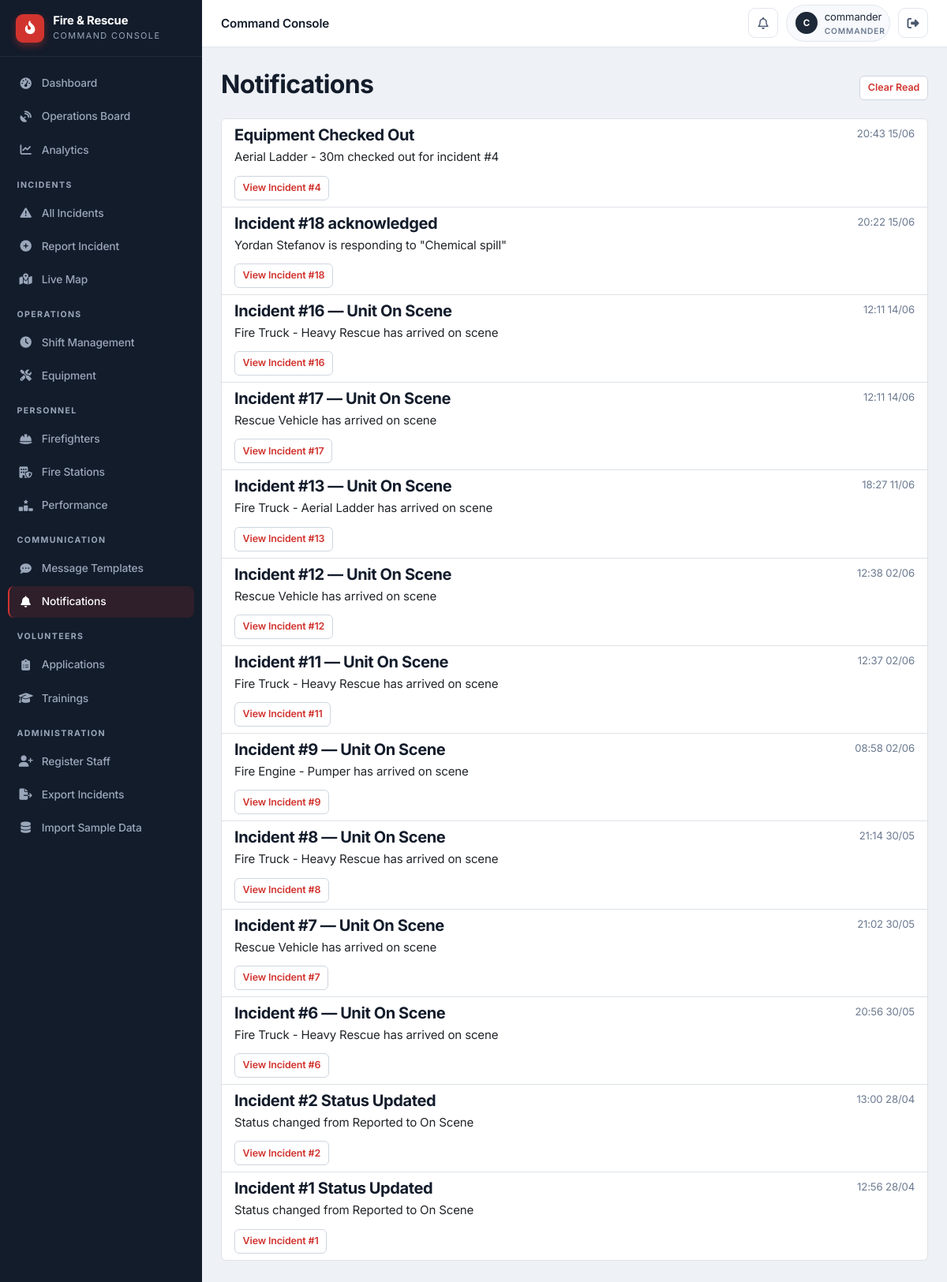
Screenshot of /staff/notifications (signed in) with the database file from the repository.
### app/models/notification.py (models this page shows, shortened)
class Notification(db.Model):
    id = db.Column(db.Integer, primary_key=True)
    user_id = db.Column(db.Integer, db.ForeignKey('user_model.id'), nullable=False)
    title = db.Column(db.String(100), nullable=False)
    message = db.Column(db.Text, nullable=False)
    incident_id = db.Column(db.Integer, db.ForeignKey('incident.id'), nullable=True)
    is_read = db.Column(db.Boolean, default=False)
    created_at = db.Column(db.DateTime, default=datetime.datetime.utcnow)
    user = db.relationship('UserModel', foreign_keys=[user_id])
    incident = db.relationship('Incident', foreign_keys=[incident_id])

### app/models/incident.py (models this page shows)
class Incident(db.Model):
    id = db.Column(db.Integer, primary_key=True)
    title = db.Column(db.String(100), nullable=False)
    location = db.Column(db.String(200), nullable=False)
    incident_type = db.Column(db.String(50), nullable=False)
    description = db.Column(db.Text)
    status = db.Column(db.String(20), default='Reported')
    reported_by = db.Column(db.Integer, db.ForeignKey('user_model.id'))
    reported_at = db.Column(db.DateTime, default=datetime.datetime.utcnow)
    assigned_vehicle_id = db.Column(db.Integer, db.ForeignKey('vehicle.id'), nullable=True)
    latitude = db.Column(db.Float, nullable=True)
    longitude = db.Column(db.Float, nullable=True)
    dispatched_at = db.Column(db.DateTime, nullable=True)
    on_scene_at = db.Column(db.DateTime, nullable=True)
    closed_at = db.Column(db.DateTime, nullable=True)
    last_updated = db.Column(db.DateTime, default=datetime.datetime.utcnow, onupdate=datetime.datetime.utcnow)
    updated_by = db.Column(db.Integer, db.ForeignKey('user_model.id'), nullable=True)
    is_major = db.Column(db.Boolean, default=False)
    parent_incident_id = db.Column(db.Integer, db.ForeignKey('incident.id'), nullable=True)
    assigned_vehicle = db.relationship('Vehicle', foreign_keys=[assigned_vehicle_id])
    reporter = db.relationship('UserModel', foreign_keys=[reported_by], backref='reported_incidents')
    updater = db.relationship('UserModel', foreign_keys=[updated_by], backref='updated_incidents')
    children = db.relationship('Incident', backref=db.backref('parent', remote_side=[id]),
                               foreign_keys=[parent_incident_id])
    wind_direction = db.Column(db.Integer, nullable=True)  # degrees (0-360)
    wind_speed = db.Column(db.Float, nullable=True)  # km/h
    hazardous_materials = db.Column(db.Text, nullable=True)  # identified dangerous substances
    action_plan = db.Column(db.Text, nullable=True)          # plan of action for this event

### app/routes/notifications.py (the view)
@notifications_bp.route('/staff/notifications')
@login_required
def view_notifications():
    notifications = Notification.query.filter_by(
        user_id=session.get('user_id')
    ).order_by(Notification.created_at.desc()).all()
    for n in notifications:
        n.is_read = True
    db.session.commit()
    return render_template('staff/notifications/list.html', notifications=notifications)

### app/utils.py (called while the page is built)
def login_required(f):
    @wraps(f)
    def decorated_function(*args, **kwargs):
        if not session.get('logged_in'):
            flash('Please login to access the staff portal.', 'warning')
            return redirect(url_for('auth.staff_login'))
        return f(*args, **kwargs)
    return decorated_function

### app/templates/staff/notifications/list.html
{% extends "staff/base.html" %}
{% block content %}
<div class="d-flex justify-content-between align-items-center mb-3"><h2>Notifications</h2><form method="POST" action="{{ url_for('notifications.clear_notifications') }}"><button type="submit" class="btn btn-outline-danger btn-sm">Clear Read</button></form></div>
{% if notifications %}<div class="list-group">{% for notification in notifications %}<div class="list-group-item list-group-item-action {% if not notification.is_read %}list-group-item-primary{% endif %}"><div class="d-flex w-100 justify-content-between"><h5 class="mb-1">{{ notification.title }}</h5><small class="text-muted">{{ notification.created_at.strftime('%H:%M %d/%m') }}</small></div><p class="mb-1">{{ notification.message }}</p>{% if notification.incident %}<a href="{{ url_for('incidents.detail', incident_id=notification.incident.id) }}" class="btn btn-sm btn-outline-primary mt-2">View Incident #{{ notification.incident.id }}</a>{% endif %}</div>{% endfor %}</div>{% else %}<div class="alert alert-info">No notifications yet.</div>{% endif %}
{% endblock %}

### app/static/css/theme.css (style rules this page uses)
:root { --bg: #eef1f5; --surface: #ffffff; --surface-2: #f7f9fc; --border: #e2e7ee; --border-strong: #cfd6e0; --ink: #131c2b; --ink-2: #1d2838; --ink-3: #2a3650; --ink-soft: #3a4860; --text: #1f2a3a; --text-2: #4a5870; --muted: #6b7a90; --on-dark: #e7ecf3; --on-dark-muted: #9aa7ba; --accent: #d1342f; --accent-dark: #ab2420; --accent-soft: #fdeceb; --success: #1f9d63; --success-soft: #e6f5ed; --warning: #d98a17; --warning-soft: #fbf1de; --info: #2b6cb0; --info-soft: #e6f0f9; --danger: #d1342f; --danger-soft: #fdeceb; --r-sm: 6px; --r: 10px; --r-lg: 14px; --shadow-xs: 0 1px 2px rgba(19, 28, 43, 0.06); --shadow-sm: 0 1px 3px rgba(19, 28, 43, 0.08), 0 1px 2px rgba(19, 28, 43, 0.04); --shadow-md: 0 4px 12px rgba(19, 28, 43, 0.08); --shadow-lg: 0 12px 28px rgba(19, 28, 43, 0.12); --sidebar-w: 256px; --topbar-h: 60px; --spacing-xs: 0.25rem; --spacing-sm: 0.5rem; --spacing-md: 1rem; --spacing-lg: 1.5rem; --spacing-xl: 2rem; --border-radius: var(--r); --border-radius-sm: var(--r-sm); --border-radius-lg: var(--r-lg); --primary-color: var(--accent); --secondary-color: var(--muted); --danger-color: var(--danger); }
* { box-sizing: border-box; }
html { -webkit-text-size-adjust: 100%; }
body { font-family: 'Inter', -apple-system, BlinkMacSystemFont, 'Segoe UI', Roboto, sans-serif; color: var(--text); background: var(--bg); font-size: 0.94rem; line-height: 1.55; letter-spacing: -0.01em; -webkit-font-smoothing: antialiased; text-rendering: optimizeLegibility; }
h1, h2, h3, h4, h5, h6 { color: var(--ink); font-weight: 700; letter-spacing: -0.02em; }
a { text-decoration: none; }
.text-muted { color: var(--muted) !important; }

### app/static/css/main.css (style rules this page uses)
.btn { border-radius: var(--r-sm); font-weight: 600; font-size: 0.85rem; padding: 0.5rem 0.9rem; transition: all 0.15s; border-width: 1px; }
.btn-sm { padding: 0.32rem 0.6rem; font-size: 0.78rem; }
.btn-outline-primary, .btn-outline-danger { color: var(--accent); border-color: var(--border-strong); background: var(--surface); }

### rows the page displays
Notification: title "Equipment Checked Out", created_at "20:43 15/06", message "Aerial Ladder - 30m checked out for incident #4", incident.id "4"
Notification: title "Incident #18 acknowledged", created_at "20:22 15/06", message "Yordan Stefanov is responding to \"Chemical spill\"", incident.id "18"
Notification: title "Incident #16 — Unit On Scene", created_at "12:11 14/06", message "Fire Truck - Heavy Rescue has arrived on scene", incident.id "16"
Notification: title "Incident #17 — Unit On Scene", created_at "12:11 14/06", message "Rescue Vehicle has arrived on scene", incident.id "17"
Notification: title "Incident #13 — Unit On Scene", created_at "18:27 11/06", message "Fire Truck - Aerial Ladder has arrived on scene", incident.id "13"
Notification: title "Incident #12 — Unit On Scene", created_at "12:38 02/06", message "Rescue Vehicle has arrived on scene", incident.id "12"
Notification: title "Incident #11 — Unit On Scene", created_at "12:37 02/06", message "Fire Truck - Heavy Rescue has arrived on scene", incident.id "11"
Notification: title "Incident #9 — Unit On Scene", created_at "08:58 02/06", message "Fire Engine - Pumper has arrived on scene", incident.id "9"
Notification: title "Incident #8 — Unit On Scene", created_at "21:14 30/05", message "Fire Truck - Heavy Rescue has arrived on scene", incident.id "8"
Notification: title "Incident #7 — Unit On Scene", created_at "21:02 30/05", message "Rescue Vehicle has arrived on scene", incident.id "7"
Notification: title "Incident #6 — Unit On Scene", created_at "20:56 30/05", message "Fire Truck - Heavy Rescue has arrived on scene", incident.id "6"
Notification: title "Incident #2 Status Updated", created_at "13:00 28/04", message "Status changed from Reported to On Scene", incident.id "2"
Notification: title "Incident #1 Status Updated", created_at "12:56 28/04", message "Status changed from Reported to On Scene", incident.id "1"

### other values shown
{{ (session.user_name or '?')[0]|upper }} "C"
{{ session.user_name }} "commander"
{{ session.user_role }} "COMMANDER"
